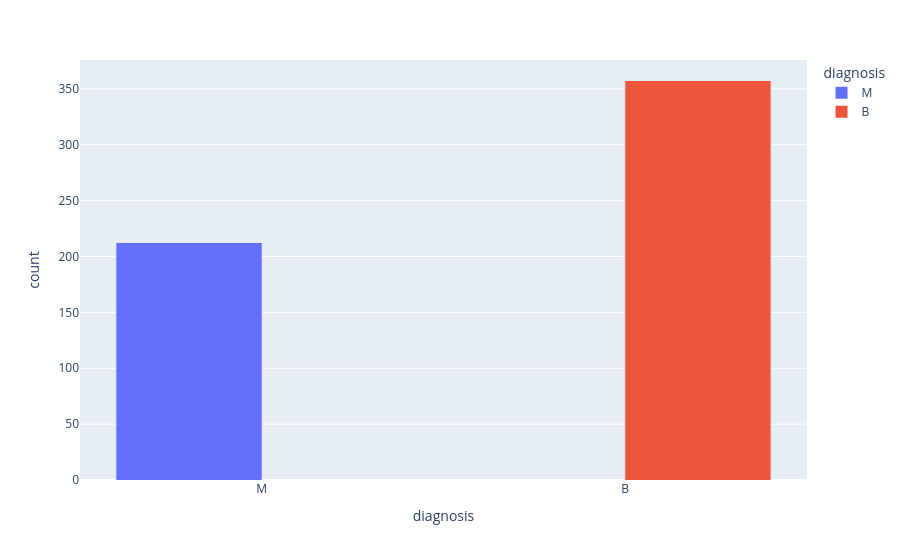

Source (notebook cell):
### Code cell
# Plotting the count
px.histogram(data, x='diagnosis', color="diagnosis", barmode='group')

### Figure 1 — Plotly figure (JSON) as saved in the notebook; plotly's stock layout.template omitted (floating-point values rounded to 4 significant figures; data arrays with more than 128 entries replaced by an {"elided": "..."} marker saying what was removed)
{"data": [{"alignmentgroup": "True", "bingroup": "x", "hovertemplate": "diagnosis=%{x}<br>count=%{y}<extra></extra>", "legendgroup": "M", "marker": {"color": "#636efa", "pattern": {"shape": ""}}, "name": "M", "offsetgroup": "M", "orientation": "v", "showlegend": true, "type": "histogram", "x": {"elided": "212 str values"}, "xaxis": "x", "yaxis": "y"}, {"alignmentgroup": "True", "bingroup": "x", "hovertemplate": "diagnosis=%{x}<br>count=%{y}<extra></extra>", "legendgroup": "B", "marker": {"color": "#EF553B", "pattern": {"shape": ""}}, "name": "B", "offsetgroup": "B", "orientation": "v", "showlegend": true, "type": "histogram", "x": {"elided": "357 str values"}, "xaxis": "x", "yaxis": "y"}], "layout": {"barmode": "group", "legend": {"title": {"text": "diagnosis"}, "tracegroupgap": 0}, "margin": {"t": 60}, "xaxis": {"anchor": "y", "categoryarray": ["M", "B"], "categoryorder": "array", "domain": [0, 1], "title": {"text": "diagnosis"}}, "yaxis": {"anchor": "x", "domain": [0, 1], "title": {"text": "count"}}}}
